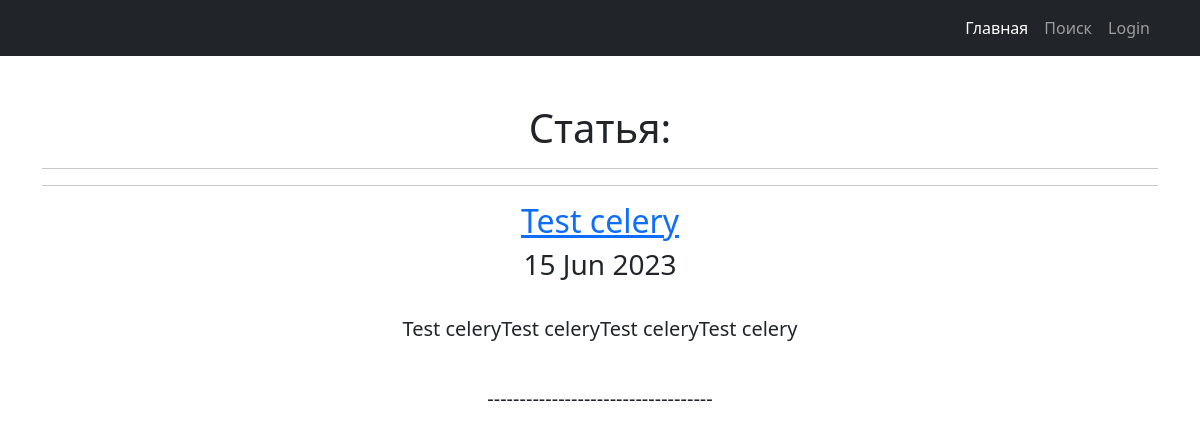
The page /news/41 on the database as committed earlier.
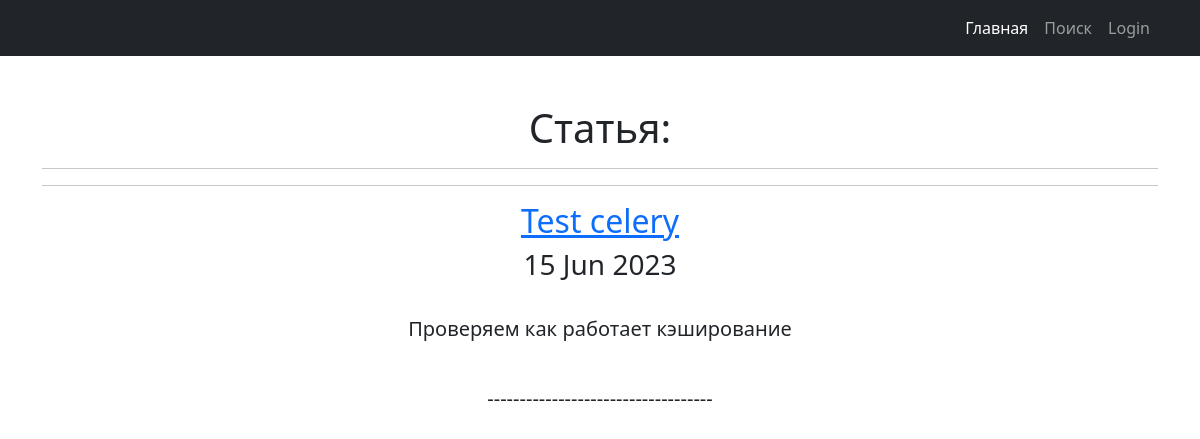
The same page on the database as committed later.
### news/models.py (models this page shows, shortened)
class Post(models.Model):
    article = 'at'
    news = 'nw'
    POST = [
        (article, 'Статья'),
        (news, 'Новости')
    ]
    author = models.ForeignKey(Author, on_delete=models.CASCADE)  # связь «один ко многим» с моделью Author;
    post_type = models.CharField(max_length=2, choices=POST, default='article')  # поле с выбором — статья или новость
    data_create = models.DateTimeField(auto_now_add=True)  # автоматически добавляемая дата и время создания;
    post_rating = models.IntegerField(default=0)  # рейтинг статьи/новости.
    post_header = models.CharField(max_length=255, default='')  # !!!!!!!!Изменить атрибуты  заголовок статьи/новости;
    post_text = models.TextField(default="")  # текст статьи/новости;
    categories = models.ManyToManyField(Category, through='PostCategory')

### news/views.py (the view)
# urls.py: path('news/<int:pk>', PostDetail.as_view(), name='post_detail'),
class PostDetail(DetailView):
    model = Post
    template_name = 'post.html'
    context_object_name = 'post'
    def get_object(self, *args, **kwargs):  # переопределяем метод получения объекта, как ни странно
        obj = cache.get(f'post-{self.kwargs["pk"]}', None)
        if not obj:
            obj = super().get_object(queryset=self.queryset)
            cache.set(f'post-{self.kwargs["pk"]}', obj)
            return obj

### templates/post.html (shortened to what this page needs)
{% extends 'flatpages/default.html' %}
{% load censor %}
{% block content %}
    {% if post %}
        <h1>Cтатья:</h1>
        <hr>
        <hr>
        <h2><a href="{% url 'post_detail' pk=post.id %}">{{ post.post_header|censor }}</a></h2>
        <h3>{{ post.data_create|date:'d M Y' }}</h3>
        <br>
        <p class="lead">{{ post.post_text|censor}}</p>
        <br>
   {% else %}
       <h2>Статей нет!</h2>
   {% endif %}
{% endblock content %}

Rows that differ between the two databases and show on the page:
changed Post "Test celery": post_text|censor "Test celeryTest celeryTest celeryTest celery" → "Проверяем как работает кэширование"
